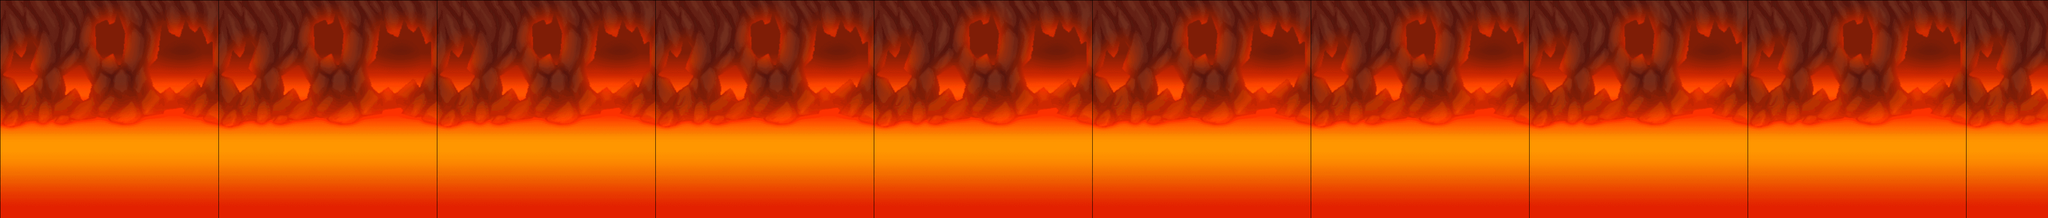

A level layout from a 2D game, rendered from its tile map. Below: a short description, then the map file with tile-grid data replaced by summaries:
An orthogonal 150x16 tile map with 32x32 px tiles, 1 tile layer (Layer).

<map version="1.10" tiledversion="1.10.2" orientation="orthogonal" renderorder="right-down" width="150" height="16" tilewidth="32" tileheight="32" infinite="0" nextlayerid="2" nextobjectid="1">
 <editorsettings>
  <export target="Cave2.json" format="json" />
 </editorsettings>
 <tileset firstgid="1" name="Cave" tilewidth="32" tileheight="32" tilecount="6400" columns="80">
  <image source="cave_assets.png" width="2569" height="2563" />
 </tileset>
 <layer id="1" name="Layer" width="150" height="16">
  <data>[2400 cells, 2400 non-empty, 256 distinct tile ids]</data>
 </layer>
</map>
